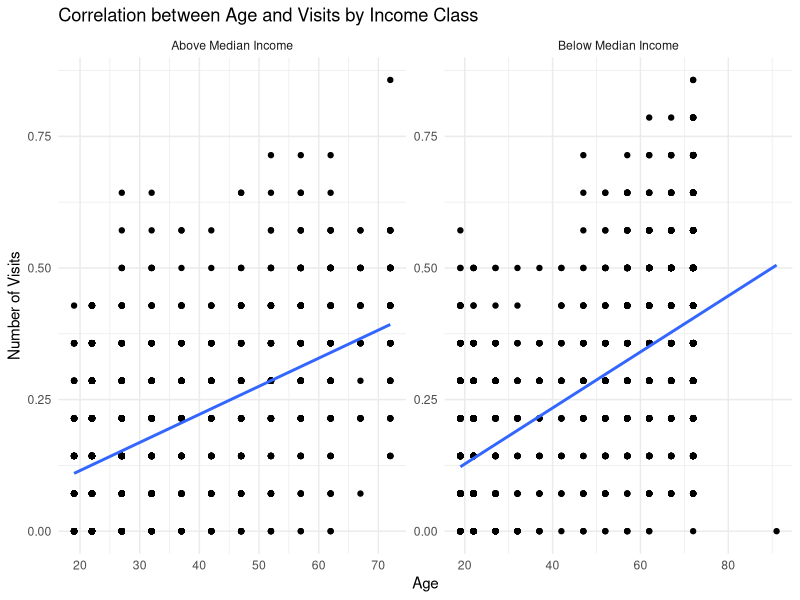
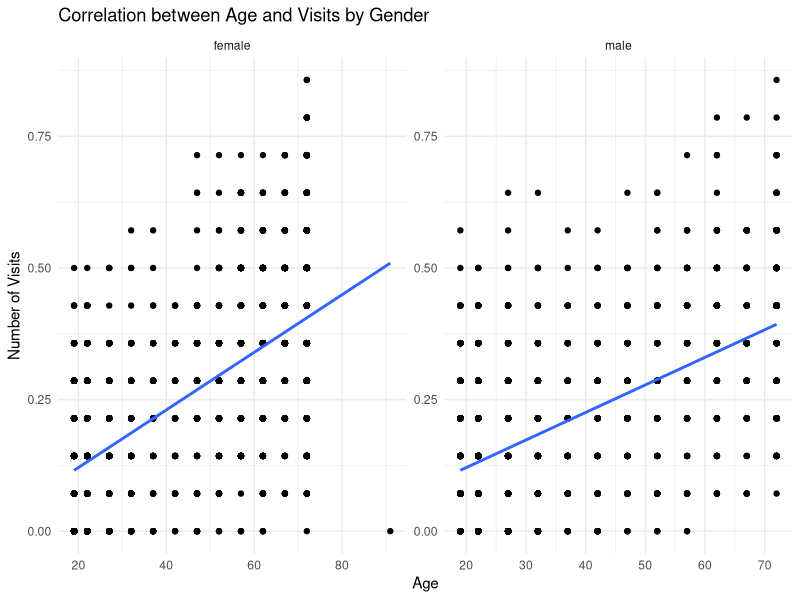

Reproduce these figures in R, in order.
## ---- chunk 1
knitr::opts_chunk$set(echo = TRUE)
## ---- chunk 2
library(dplyr)
library(ggplot2)
## ---- chunk 3
data1 <- read.csv("Assignment1.csv")
summary(data1)
## ---- chunk 4
ncol(data1)
nrow(data1)
## ---- chunk 5
data1 <- data1 %>% rename(gender=gendera) #change the name of the variable "gendera" to "gender"

data1 <- data1 %>%
  mutate(visits = ifelse(visits == "zero", 0, visits))
data1$visits <- as.numeric(data1$visits) #change the values of the variable "visits" from string to numeric (double)

data1$age <- data1$age * 100
data1$age[data1$age > 100] <- data1$age[data1$age > 100] / 100 #change all age values to the same unit
## ---- chunk 6
skimr::skim(data1) #use summary and skim on "data1" to see if there is missing values or incoherent values
data1 <- data1 %>% filter(!is.na(freepoor)) #taking all the missing values (NA) out of the data frame
## ---- chunk 7
average_age <- mean(data1$age, na.rm = TRUE) #compute the average of the age using function mean
average_visits <- mean(data1$visits, na.rm = TRUE) #compute the average number of visits also using function mean
## ---- chunk 8
correlation <- cor(data1$age, data1$visits, use = "complete.obs") #compute the correlation between the age and the number of visits
## ---- chunk 9
data_income <- data1 %>%
  select(age, visits, income) #creation of the data set data_income by selecting the variables "age", "visits" and "income"
## ---- chunk 10
data_gender <- data1 %>%
  select(age, visits, gender) #creation of the data set data_gender by selecting the variables "age", "visits" and "gender"
## ---- chunk 11
median_income <- median(data_income$income) #compute the median of income

data_income <- data_income %>%
  mutate(income_category = factor(ifelse(income > median_income, 
                                         "Above Median Income", 
                                         "Below Median Income"))) #create a new column (variable : income_category) with mutate with the values "Above Median Income" and "Below Median Income"
## ---- chunk 12
ggplot(data_income, aes(x = age, y = visits)) +
  geom_point(color = 1) +
  facet_wrap(~(income_category), scale = "free") +
  geom_smooth(method = "lm", se = FALSE) +
  labs(title = "Correlation between Age and Visits by Income Class", 
       x = "Age", 
       y = "Number of Visits") +
  theme_minimal() #generating the graphs for the data set "data_income" with ggplot2
## ---- chunk 13
ggplot(data_gender, aes(x = age, y = visits)) +
  geom_point(color = 1) +
  facet_wrap(~(gender), scale = "free") +
  geom_smooth(method = "lm", se = FALSE) +
  labs(title = "Correlation between Age and Visits by Gender", 
       x = "Age", 
       y = "Number of Visits") +
  theme_minimal() #generating the graphs for the data set "data_gender" with ggplot2
